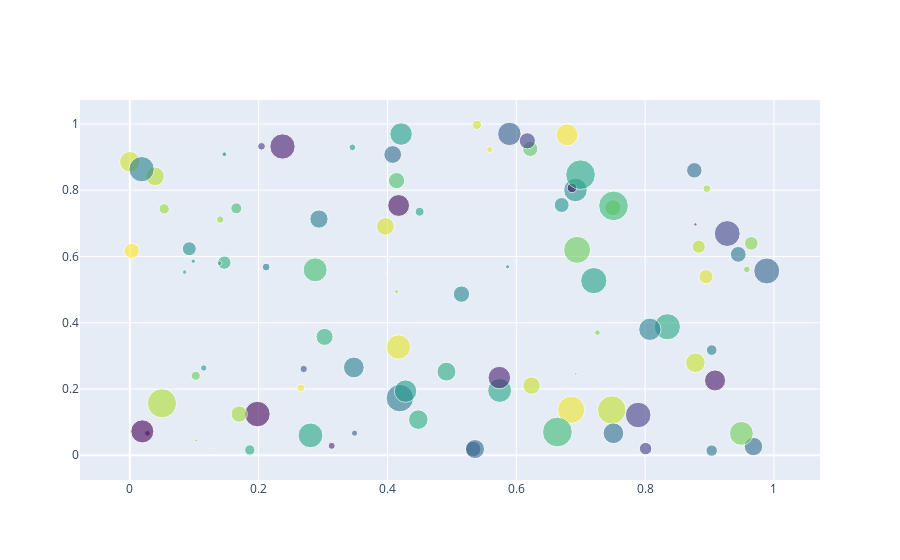

The code cell stored with this chart in its notebook:
### Code cell
import numpy as np
np.random.seed(1)

N = 100
x = np.random.rand(N)
y = np.random.rand(N)
colors = np.random.rand(N)
sz = np.random.rand(N) * 30

fig = go.Figure()
fig.add_trace(go.Scatter(
    x=x,
    y=y,
    mode="markers",
    marker=go.scatter.Marker(
        size=sz,
        color=colors,
        opacity=0.6,
        colorscale="Viridis"
    )
))

fig.show()
